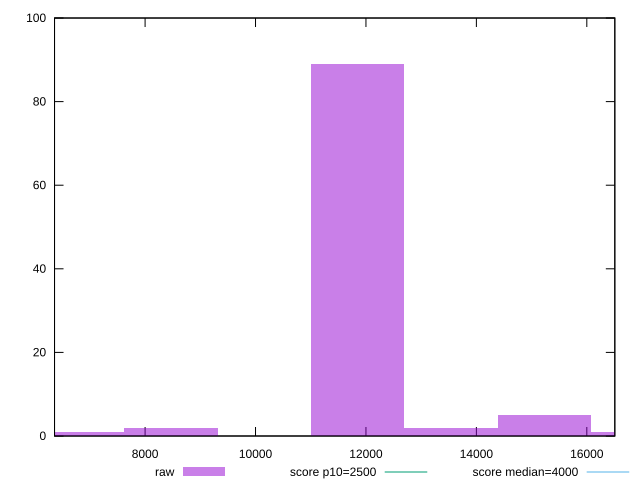

Generate this figure with gnuplot:
reset

$raw <<EOF
8465.162770175195 2
11851.227878245272 89
13544.26043228031 2
15237.29298631535 5
16930.32554035039 1
6772.130216140155 1
EOF

set key outside below
set boxwidth 1693.0325540350389
set xrange [6359.8425:16507.219500000007]
set yrange [0:100]
set trange [0:100]
set style fill transparent solid 0.5 noborder

set parametric
set terminal svg size 640, 490 enhanced background rgb 'white'
set output "reports/report_00030_2021-02-24T20-42-31.540Z/largest-contentful-paint/samples/astro/raw/histogram.svg"

plot $raw title "raw" with boxes, \
     2500,t title "score p10=2500", \
     4000,t title "score median=4000"

reset
